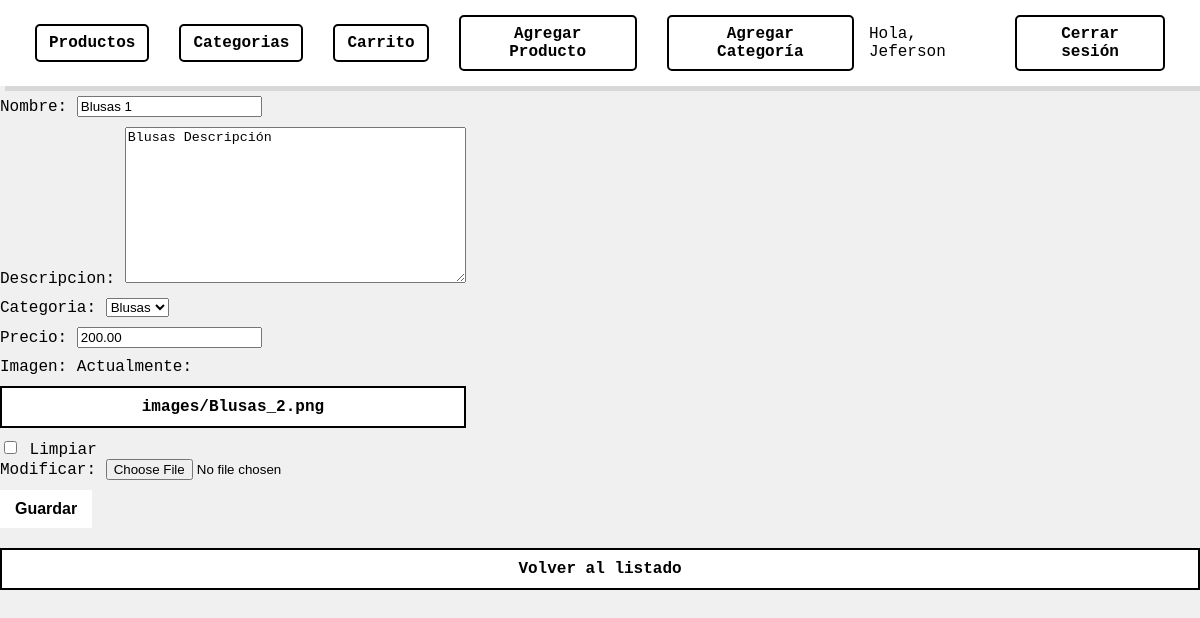
The app's page /inventario/productos/23/edit/ (signed in) with its own data.
### Inventario/models.py (models this page shows, shortened)
class Producto(models.Model):
    nombre = models.CharField(max_length=100)
    descripcion = models.TextField()
    categoria = models.ForeignKey(Categoria, on_delete=models.CASCADE)
    precio = models.DecimalField(max_digits=10, decimal_places=2)
    imagen = models.ImageField(upload_to='images/', blank=True, null=True)

class Categoria(models.Model):
    nombre = models.CharField(max_length=100)
    descripcion = models.TextField(blank=True, null=True)
    def __str__(self):
        return self.nombre

### Inventario/decorators.py (the view)
    def wrap(request, *args, **kwargs):
        if request.user.groups.filter(name='Administradores').exists():
            return function(request, *args, **kwargs)
        else:
            raise PermissionDenied

### Inventario/forms.py
class ProductoForm(forms.ModelForm):
    class Meta:
        model = Producto
        fields = ['nombre', 'descripcion', 'categoria', 'precio', 'imagen']
        widgets = {
            'nombre': forms.TextInput(attrs={'class': 'form-control'}),
            'descripcion': forms.Textarea(attrs={'class': 'form-control'}),
            'categoria': forms.Select(attrs={'class': 'form-control'}),
            'precio': forms.NumberInput(attrs={'class': 'form-control'}),
            'imagen': forms.ClearableFileInput(attrs={'class': 'form-control'}),
        }

### Inventario/context_processors.py (called while the page is built)
def is_admin(request):
    if request.user.is_authenticated:
        return {
            'is_admin': request.user.groups.filter(name='Administradores').exists()
        }
    return {
        'is_admin': False
    }

### Inventario/views.py (called while the page is built)
@login_required
@usuario_es_administrador
def producto_update(request, pk):
    producto = get_object_or_404(Producto, pk=pk)
    if request.method == "POST":
        form = ProductoForm(request.POST, request.FILES, instance=producto)
        if form.is_valid():
            form.save()
            return redirect('producto_lista')
    else:
        form = ProductoForm(instance=producto)
    return render(request, 'Inventario/producto_form.html', {'form': form})

### templates/Inventario/producto_form.html (shortened to what this page needs)
{% load static %}
<!DOCTYPE html>
<html>
<head>
    <link rel="stylesheet" href="{% static 'css/home.css' %}">
</head>
<body>
    <nav>
        {% if user.is_authenticated %}
            <a href="{% url 'producto_lista' %}">Productos</a>
            <a href="{% url 'categoria_lista' %}">Categorias</a>
            <a href="{% url 'ver_carrito' %}">Carrito</a>
        {% endif %}
        {% if user.is_authenticated %}
            {% if is_admin %}
                <a href="{% url 'producto_create' %}">Agregar Producto</a>
                <a href="{% url 'categoria_nueva' %}">Agregar Categoría</a>
            {% endif %}
            Hola, {{ user.username }}
            <a href="{% url 'logout' %}">Cerrar sesión</a>
        {% else %}
            <a href="{% url 'login' %}">Iniciar sesión</a>
        {% endif %}
    </nav>
    <form method="post" enctype="multipart/form-data">
        {{ form.as_p }}
        <button type="submit">Guardar</button>
    </form>
    <a href="{% url 'producto_lista' %}">Volver al listado</a>
</body>
</html>

### static/css/home.css (style rules this page uses)
:root { --primary-color: #000000; --secondary-color: #333333; --text-color: #000000; --background-color: #f0f0f0; --box-shadow: 5px 5px 0px rgba(0, 0, 0, 0.1); --nav-bg-color: #ffffff; --nav-link-color: #000000; --nav-link-hover-bg-color: #000000; --nav-link-hover-color: #ffffff; }
body { font-family: 'Courier New', monospace; background-color: var(--background-color); margin: 0; color: var(--text-color); }
nav { background-color: var(--nav-bg-color); box-shadow: var(--box-shadow); padding: 15px 20px; display: flex; justify-content: center; align-items: center; }
nav a { color: var(--nav-link-color); text-decoration: none; margin: 0 15px; font-size: 16px; font-weight: 600; transition: background-color 0.3s ease, color 0.3s ease; padding: 8px 12px; border-radius: 5px; }
p { margin: 10px 0; font-size: 16px; }
a, button { display: block; background-color: white; color: black; border: 2px solid black; padding: 10px 15px; margin: 10px 0; text-decoration: none; font-size: 16px; font-weight: 600; transition: background-color 0.3s ease, color 0.3s ease; cursor: pointer; text-align: center; }
form { display: inline-block; margin: 0; }
form button { border: none; }

### records on screen
Producto: nombre "Blusas 1", descripcion "Blusas Descripción", categoria "Blusas", precio "200.00"

### other values on screen
{{ user.username }} "Jeferson"
